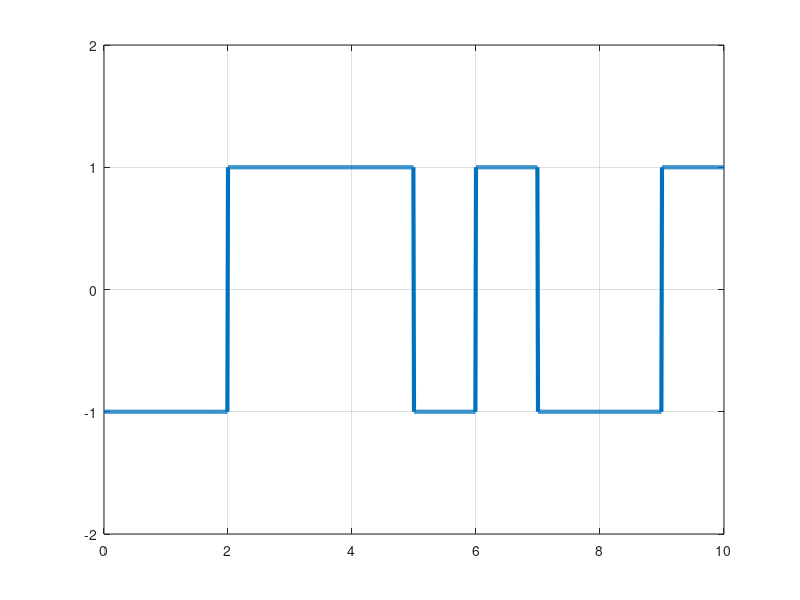

This chart was generated by the following MATLAB code:
clc;
clear;
bits = [1,0,1,0,0,1,1,1,0,1];
%bits = input("INPUT BITS: ");

T = length(bits);
n = 100;

N = n*T;
t = 0:T/N:T;
x = ones(1,length(t));

k = 1;

for i=1:T
  if(bits(i)==1)
    k=k*(-1);
  end
  x((i-1)*n+1:i*n)=k;
end

plot(t,x,'LineWidth',3);
axis([0,T,-2,2]);
grid on;


j = 1;
if x(1) == 1
  ans_bits(1) = 0;
else
  ans_bits(1) = 1;
end
j++;
for i = 100:length(x)-100
  if mod(i,n)==0
    if x(i) == x(i+1)
        ans_bits(j) = 0;
    else
        ans_bits(j) = 1;
    end
    j++;
  end
end

disp('Dem')
disp(ans_bits)